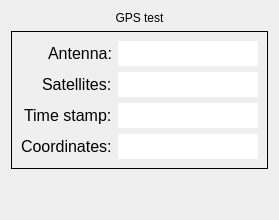
       <widget class="QWidget" name="gpsPage">
        <layout class="QVBoxLayout" name="verticalLayout_20">
         <item>
          <widget class="QLabel" name="label_5">
           <property name="text">
            <string>GPS test</string>
           </property>
           <property name="alignment">
            <set>Qt::AlignCenter</set>
           </property>
          </widget>
         </item>
         <item>
          <widget class="QFrame" name="frame_4">
           <property name="frameShape">
            <enum>QFrame::Box</enum>
           </property>
           <property name="frameShadow">
            <enum>QFrame::Plain</enum>
           </property>
           <layout class="QVBoxLayout" name="verticalLayout_6">
            <item>
             <layout class="QFormLayout" name="formLayout">
              <property name="labelAlignment">
               <set>Qt::AlignRight|Qt::AlignTrailing|Qt::AlignVCenter</set>
              </property>
              <property name="formAlignment">
               <set>Qt::AlignLeading|Qt::AlignLeft|Qt::AlignTop</set>
              </property>
              <item row="3" column="0">
               <widget class="QLabel" name="coordinatesLabel">
                <property name="font">
                 <font>
                  <pointsize>12</pointsize>
                 </font>
                </property>
                <property name="autoFillBackground">
                 <bool>false</bool>
                </property>
                <property name="text">
                 <string>Coordinates:</string>
                </property>
                <property name="alignment">
                 <set>Qt::AlignLeading|Qt::AlignLeft|Qt::AlignVCenter</set>
                </property>
               </widget>
              </item>
              <item row="3" column="1">
               <widget class="QLineEdit" name="coordinatesLineEdit">
                <property name="font">
                 <font>
                  <pointsize>12</pointsize>
                 </font>
                </property>
                <property name="frame">
                 <bool>false</bool>
                </property>
                <property name="readOnly">
                 <bool>true</bool>
                </property>
               </widget>
              </item>
              <item row="0" column="0">
               <widget class="QLabel" name="antennaLabel">
                <property name="font">
                 <font>
                  <pointsize>12</pointsize>
                 </font>
                </property>
                <property name="autoFillBackground">
                 <bool>false</bool>
                </property>
                <property name="text">
                 <string>Antenna:</string>
                </property>
                <property name="alignment">
                 <set>Qt::AlignLeading|Qt::AlignLeft|Qt::AlignVCenter</set>
                </property>
               </widget>
              </item>
              <item row="0" column="1">
               <widget class="QLineEdit" name="antennaStatusLineEdit">
                <property name="font">
                 <font>
                  <pointsize>12</pointsize>
                 </font>
                </property>
                <property name="frame">
                 <bool>false</bool>
                </property>
                <property name="readOnly">
                 <bool>true</bool>
                </property>
               </widget>
              </item>
              <item row="1" column="0">
               <widget class="QLabel" name="satellitesLabel">
                <property name="font">
                 <font>
                  <pointsize>12</pointsize>
                 </font>
                </property>
                <property name="autoFillBackground">
                 <bool>false</bool>
                </property>
                <property name="text">
                 <string>Satellites:</string>
                </property>
                <property name="alignment">
                 <set>Qt::AlignLeading|Qt::AlignLeft|Qt::AlignVCenter</set>
                </property>
               </widget>
              </item>
              <item row="1" column="1">
               <widget class="QLineEdit" name="satellitesLineEdit">
                <property name="font">
                 <font>
                  <pointsize>12</pointsize>
                 </font>
                </property>
                <property name="frame">
                 <bool>false</bool>
                </property>
                <property name="readOnly">
                 <bool>true</bool>
                </property>
               </widget>
              </item>
              <item row="2" column="0">
               <widget class="QLabel" name="timestampLabel">
                <property name="font">
                 <font>
                  <pointsize>12</pointsize>
                 </font>
                </property>
                <property name="autoFillBackground">
                 <bool>false</bool>
                </property>
                <property name="text">
                 <string>Time stamp:</string>
                </property>
                <property name="alignment">
                 <set>Qt::AlignLeading|Qt::AlignLeft|Qt::AlignVCenter</set>
                </property>
               </widget>
              </item>
              <item row="2" column="1">
               <widget class="QLineEdit" name="timeStampLineEdit">
                <property name="font">
                 <font>
                  <pointsize>12</pointsize>
                 </font>
                </property>
                <property name="frame">
                 <bool>false</bool>
                </property>
                <property name="readOnly">
                 <bool>true</bool>
                </property>
               </widget>
              </item>
             </layout>
            </item>
           </layout>
          </widget>
         </item>
         <item>
          <spacer name="verticalSpacer_5">
           <property name="orientation">
            <enum>Qt::Vertical</enum>
           </property>
           <property name="sizeHint" stdset="0">
            <size>
             <width>20</width>
             <height>40</height>
            </size>
           </property>
          </spacer>
         </item>
        </layout>
       </widget>
